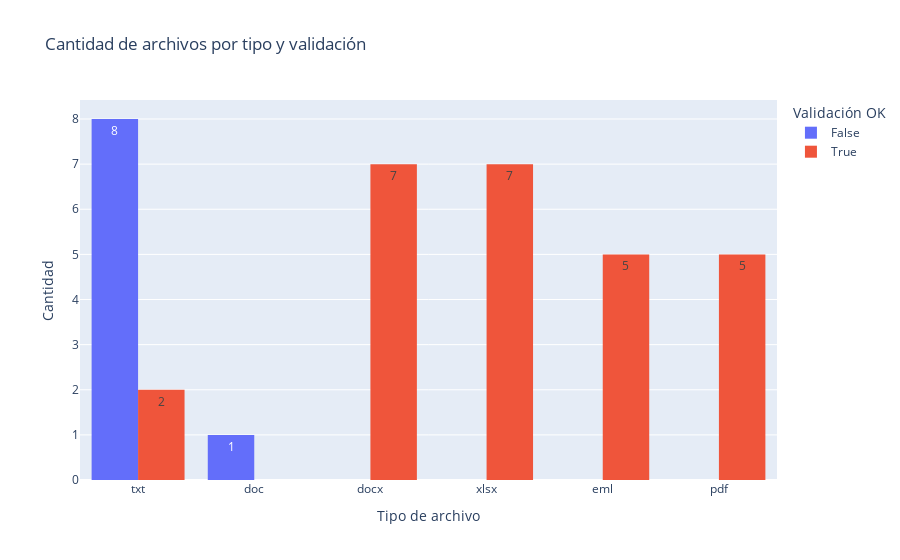
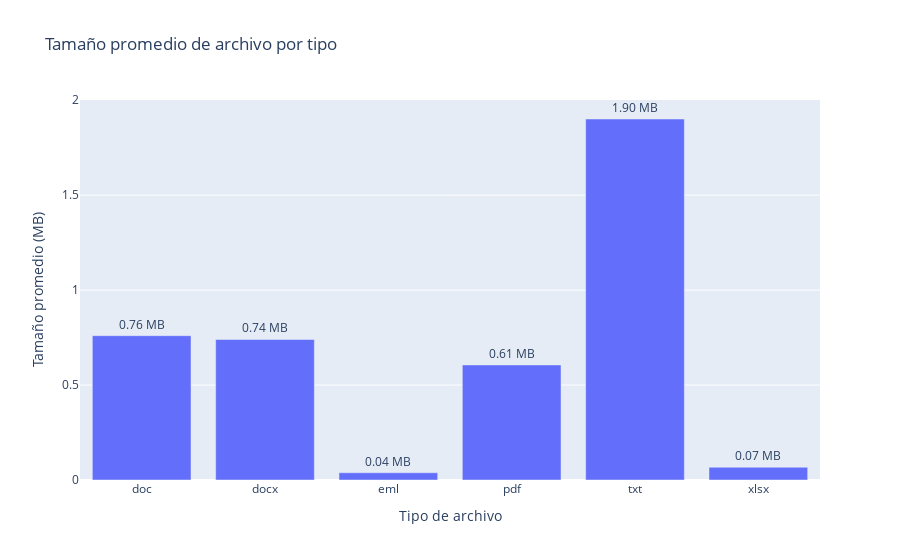
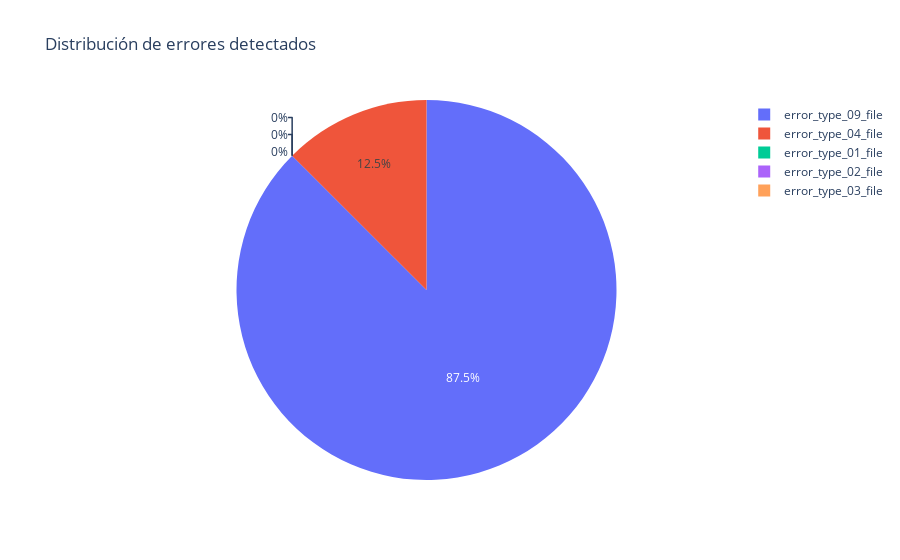
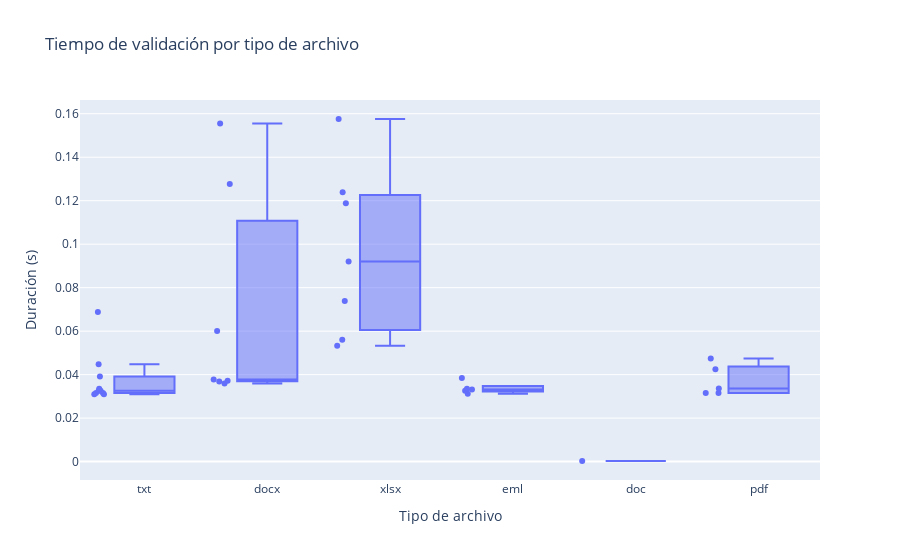

The cell these charts' notebook holds for them, in order:
### Markdown cell above
## 📊 Análisis Descriptivo de Resultados
Esta sección permite explorar de forma visual los resultados de la validación de archivos procesados por el servicio IA Validador Multimodal Inteligente de Archivos. Se presentan estadísticas y gráficos interactivos construidos con Plotly para comprender mejor el comportamiento de los diferentes tipos de archivos evaluados.

### ✅ Cantidad de archivos por tipo y validación
Un histograma que muestra cuántos archivos de cada tipo fueron validados correctamente (FLAG_OK_file = True) y cuántos fallaron (False).

### 📦 Tamaño promedio de los archivos por tipo
Un gráfico de barras con el tamaño promedio en megabytes (MB) para cada tipo de archivo. Esto permite detectar archivos sospechosamente livianos que podrían ser inválidos.

### ❗ Distribución de errores detectados
Un gráfico circular que resume los errores más frecuentes identificados por los microservicios:

* error_type_01_file: archivo corrupto
* error_type_02_file: archivo vacío
* error_type_03_file: peso demasiado bajo
* error_type_04_file: peso excedido
* error_type_09_file: error inesperado en microservicio (500, 502, 504, etc.)

### ⏱️ Tiempo de validación por archivo
Un diagrama de caja que muestra la duración (en segundos) que tomó validar cada archivo, segmentado por tipo. Permite detectar diferencias de rendimiento entre microservicios.

### Code cell
# Cantidad de archivos por tipo
fig1 = px.histogram(df_resultados, x="Tipo de archivo", color="FLAG_OK_file", barmode="group",
                    title="Cantidad de archivos por tipo y validación", text_auto=True)
fig1.update_layout(xaxis_title="Tipo de archivo", yaxis_title="Cantidad", legend_title="Validación OK")
fig1.show()

# Tamaño promedio por tipo de archivo
df_tamano = df_resultados.groupby("Tipo de archivo")["Tamaño (MB)"].mean().reset_index()
fig2 = px.bar(df_tamano, x="Tipo de archivo", y="Tamaño (MB)", title="Tamaño promedio de archivo por tipo")
fig2.update_traces(texttemplate='%{y:.2f} MB', textposition='outside')
fig2.update_layout(yaxis_title="Tamaño promedio (MB)")
fig2.show()

# Conteo de errores por tipo
errores = ["error_type_01_file", "error_type_02_file", "error_type_03_file", "error_type_04_file", "error_type_09_file"]
error_counts = df_resultados[errores].sum().reset_index()
error_counts.columns = ["Tipo de error", "Cantidad"]

fig3 = px.pie(error_counts, names="Tipo de error", values="Cantidad", title="Distribución de errores detectados")
fig3.show()

# Tiempos de validación (opcional si necesitas ver diferencias)
df_resultados["Inicio validación"] = pd.to_datetime(df_resultados["Inicio validación"])
df_resultados["Fin validación"] = pd.to_datetime(df_resultados["Fin validación"])
df_resultados["Duración (s)"] = (df_resultados["Fin validación"] - df_resultados["Inicio validación"]).dt.total_seconds()

fig4 = px.box(df_resultados, x="Tipo de archivo", y="Duración (s)", points="all",
              title="Tiempo de validación por tipo de archivo")
fig4.show()

### Figure 1 — Plotly figure (JSON) as saved in the notebook; plotly's stock layout.template omitted (floating-point values rounded to 4 significant figures)
{"data": [{"alignmentgroup": "True", "bingroup": "x", "hovertemplate": "FLAG_OK_file=False<br>Tipo de archivo=%{x}<br>count=%{y}<extra></extra>", "legendgroup": "False", "marker": {"color": "#636efa", "pattern": {"shape": ""}}, "name": "False", "offsetgroup": "False", "orientation": "v", "showlegend": true, "texttemplate": "%{value}", "type": "histogram", "x": ["txt", "txt", "txt", "txt", "doc", "txt", "txt", "txt", "txt"], "xaxis": "x", "yaxis": "y"}, {"alignmentgroup": "True", "bingroup": "x", "hovertemplate": "FLAG_OK_file=True<br>Tipo de archivo=%{x}<br>count=%{y}<extra></extra>", "legendgroup": "True", "marker": {"color": "#EF553B", "pattern": {"shape": ""}}, "name": "True", "offsetgroup": "True", "orientation": "v", "showlegend": true, "texttemplate": "%{value}", "type": "histogram", "x": ["docx", "docx", "xlsx", "docx", "txt", "xlsx", "eml", "pdf", "pdf", "pdf", "xlsx", "xlsx", "docx", "docx", "docx", "pdf", "xlsx", "xlsx", "pdf", "xlsx", "txt", "docx", "eml", "eml", "eml", "eml"], "xaxis": "x", "yaxis": "y"}], "layout": {"barmode": "group", "legend": {"title": {"text": "Validación OK"}, "tracegroupgap": 0}, "title": {"text": "Cantidad de archivos por tipo y validación"}, "xaxis": {"anchor": "y", "domain": [0, 1], "title": {"text": "Tipo de archivo"}}, "yaxis": {"anchor": "x", "domain": [0, 1], "title": {"text": "Cantidad"}}}}

### Figure 2 — Plotly figure (JSON) as saved in the notebook; plotly's stock layout.template omitted (floating-point values rounded to 4 significant figures)
{"data": [{"hovertemplate": "Tipo de archivo=%{x}<br>Tamaño (MB)=%{y}<extra></extra>", "legendgroup": "", "marker": {"color": "#636efa", "pattern": {"shape": ""}}, "name": "", "orientation": "v", "showlegend": false, "textposition": "outside", "texttemplate": "%{y:.2f} MB", "type": "bar", "x": ["doc", "docx", "eml", "pdf", "txt", "xlsx"], "xaxis": "x", "y": [0.76, 0.74, 0.038, 0.606, 1.901, 0.06714], "yaxis": "y"}], "layout": {"barmode": "relative", "legend": {"tracegroupgap": 0}, "title": {"text": "Tamaño promedio de archivo por tipo"}, "xaxis": {"anchor": "y", "domain": [0, 1], "title": {"text": "Tipo de archivo"}}, "yaxis": {"anchor": "x", "domain": [0, 1], "title": {"text": "Tamaño promedio (MB)"}}}}

### Figure 3 — Plotly figure (JSON) as saved in the notebook; plotly's stock layout.template omitted (floating-point values rounded to 4 significant figures)
{"data": [{"domain": {"x": [0, 1], "y": [0, 1]}, "hovertemplate": "Tipo de error=%{label}<br>Cantidad=%{value}<extra></extra>", "labels": ["error_type_01_file", "error_type_02_file", "error_type_03_file", "error_type_04_file", "error_type_09_file"], "legendgroup": "", "name": "", "showlegend": true, "type": "pie", "values": [0, 0, 0, 1, 7]}], "layout": {"legend": {"tracegroupgap": 0}, "title": {"text": "Distribución de errores detectados"}}}

### Figure 4 — Plotly figure (JSON) as saved in the notebook; plotly's stock layout.template omitted (floating-point values rounded to 4 significant figures)
{"data": [{"alignmentgroup": "True", "boxpoints": "all", "hovertemplate": "Tipo de archivo=%{x}<br>Duración (s)=%{y}<extra></extra>", "legendgroup": "", "marker": {"color": "#636efa"}, "name": "", "notched": false, "offsetgroup": "", "orientation": "v", "showlegend": false, "type": "box", "x": ["txt", "txt", "txt", "docx", "docx", "xlsx", "docx", "txt", "txt", "xlsx", "eml", "doc", "pdf", "pdf", "pdf", "xlsx", "xlsx", "docx", "docx", "docx", "pdf", "txt", "xlsx", "txt", "xlsx", "pdf", "xlsx", "txt", "txt", "docx", "txt", "eml", "eml", "eml", "eml"], "x0": " ", "xaxis": "x", "y": [0.04474, 0.06886, 0.03258, 0.03587, 0.1555, 0.09209, 0.1277, 0.03103, 0.0326, 0.1189, 0.03313, 0.000287, 0.03158, 0.03156, 0.04246, 0.07383, 0.1238, 0.03775, 0.0372, 0.03684, 0.04742, 0.03161, 0.1576, 0.03911, 0.05324, 0.03361, 0.05608, 0.03356, 0.03102, 0.06013, 0.03156, 0.03123, 0.0385, 0.03346, 0.03257], "y0": " ", "yaxis": "y"}], "layout": {"boxmode": "group", "legend": {"tracegroupgap": 0}, "title": {"text": "Tiempo de validación por tipo de archivo"}, "xaxis": {"anchor": "y", "domain": [0, 1], "title": {"text": "Tipo de archivo"}}, "yaxis": {"anchor": "x", "domain": [0, 1], "title": {"text": "Duración (s)"}}}}
